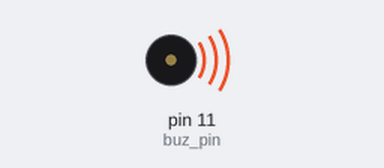
This sketch was run on a simulated Arduino Uno, built with avr-gcc and run on an emulated ATmega328P. Parts: buzzer (waves = sounding).

Above: at 0.15 s.
Timing chart, 0 to 8.3 s (numbered marks = the images above):
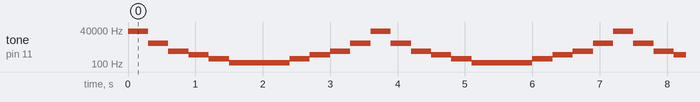

The sketch:

pwm_buzzer.ino
```cpp
/*
 * Estudo PWM com buzzer
 */
int pwmctrl = 128; // 50%
int pot_pin = A5;
int buz_pin = 11;

void setup() {
  Serial.begin(9600);
}

void loop() {
  int divisor[] = {1,8,32,64,128,256,1024,256,128,64,32,8};

  for(int i=0;i<(sizeof(divisor)/sizeof(divisor[0]));i++){
     setPwmFrequency(buz_pin, divisor[i]);
     analogWrite(buz_pin, pwmctrl);
     delay(300);
  }

}

void setPwmFrequency(int pin, int divisor) {
  byte mode;
  if(pin == 5 || pin == 6 || pin == 9 || pin == 10) {
    switch(divisor) {
      case 1: mode = 0x01; break;
      case 8: mode = 0x02; break;
      case 64: mode = 0x03; break;
      case 256: mode = 0x04; break;
      case 1024: mode = 0x05; break;
      default: return;
    }
    if(pin == 5 || pin == 6) {
      TCCR0B = TCCR0B & 0b11111000 | mode;
    } else {
      TCCR1B = TCCR1B & 0b11111000 | mode;
    }
  } else if(pin == 3 || pin == 11) {
    switch(divisor) {
      case 1: mode = 0x01; break;
      case 8: mode = 0x02; break;
      case 32: mode = 0x03; break;
      case 64: mode = 0x04; break;
      case 128: mode = 0x05; break;
      case 256: mode = 0x06; break;
      case 1024: mode = 0x07; break;
      default: return;
    }
    TCCR2B = TCCR2B & 0b11111000 | mode;
  }
}
```

Measured:
- by itself, tone on pin 11 (buz_pin): repeats every 3.6 s: 3922 Hz 0.30 s, 980 Hz 0.30 s, 490 Hz 0.30 s, 245 Hz 0.30 s, 123 Hz 0.90 s, 245 Hz 0.30 s, 490 Hz 0.30 s, 980 Hz 0.30 s, 3922 Hz 0.30 s, 31373 Hz 0.30 s
